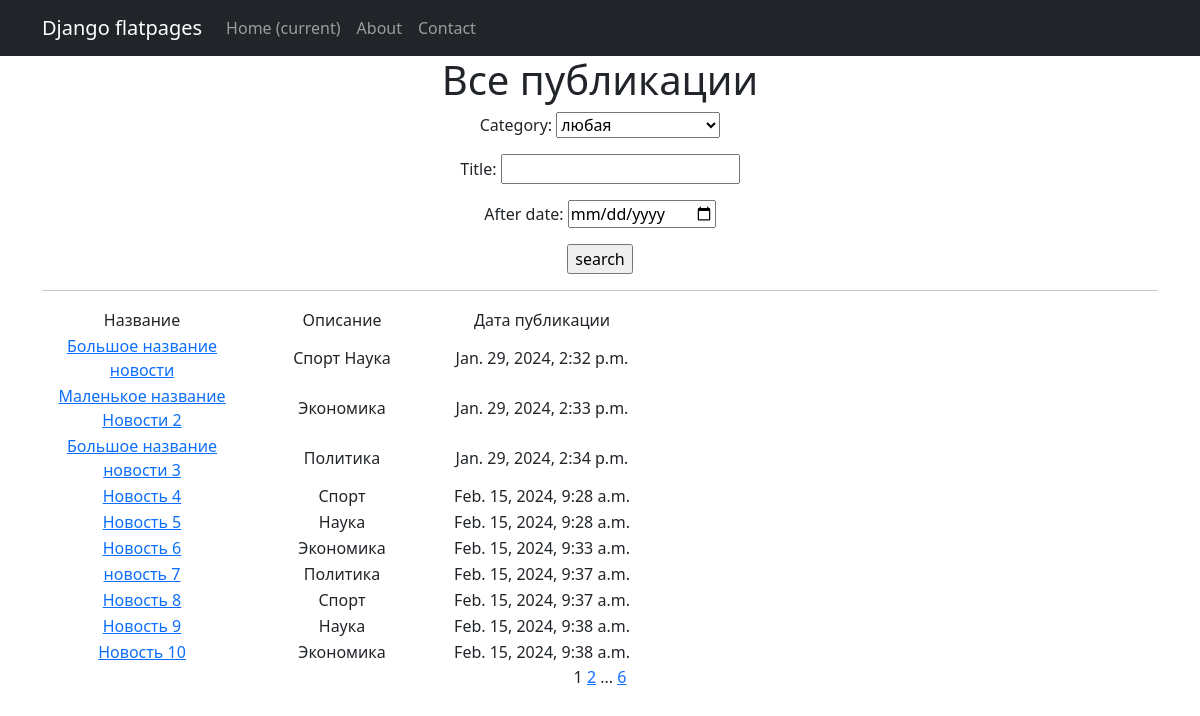
Screenshot of /post/search/ with the database file from the repository.
### news/models.py (models this page shows, shortened)
class Post(models.Model):
    author = models.ForeignKey(Author, on_delete=models.CASCADE)
    NEWS = 'NW'
    ARTICLE = 'AR'
    CATEGORY_CHOICES = (
        (NEWS, 'Новость'),
        (ARTICLE, 'Статья'),
        )
    categoryType = models.CharField(max_length=2, choices=CATEGORY_CHOICES, default=ARTICLE)
    dateCreation = models.DateTimeField(auto_now_add=True)
    postCategory = models.ManyToManyField(Category, through='PostCategory')
    title = models.CharField(max_length=128)
    text = models.TextField()
    rating = models.SmallIntegerField(default=0)

class Category(models.Model):
    name = models.CharField(max_length=64, unique=True)

### news/views.py (the view)
# urls.py: path('post/search/', PostSearch.as_view(), name='post_search'),
class PostSearch(ListView):
    model = Post
    template_name = 'flatpages/post_search.html'
    context_object_name = 'search'
    paginate_by = 10
    def get_queryset(self):
        queryset = super().get_queryset()
        self.filterset = NewsFilter(self.request.GET, queryset)
        return self.filterset.qs
    def get_context_data(self, **kwargs):
        context = super().get_context_data(**kwargs)
        context['filterset'] = self.filterset
        return context

### templates/flatpages/post_search.html (shortened to what this page needs)
{% extends 'flatpages/default.html' %}
{% load custom_filters %}
{% block content %}
   <h1>Все публикации</h1>
   <form action="" method="get">
       {{ filterset.form.as_p }}
       <input type="submit" value="search" />
   </form>
   <hr>
   {% if search %}
       <table>
           <tr>
               <td>Название</td>
               <td>Описание</td>
               <td>Дата публикации</td>
           </tr>
           {% for post in search %}
           <tr>
               <td style="width: 200px;"><a href="{% url 'post_detail' pk=post.id %}">{{ post.title }}</a></td>
               <td style="width: 200px;">
                    {% for cat in post.postCategory.all %}
                        {{ cat.name }}
                    {% endfor %}</td>
               <td style="width: 200px;">{{ post.dateCreation }}</td>
           </tr>
           {% endfor %}
       </table>
   {% else %}
       <h2>Публикаций нет!</h2>
   {% endif %}
   {{ page_obj.number }}
   {% if page_obj.has_next %}
       <a href="?page={{ page_obj.next_page_number }}">{{ page_obj.next_page_number }}</a>
       {% if paginator.num_pages != page_obj.next_page_number %}
           ...
           <a href="?page={{ page_obj.paginator.num_pages }}">{{ page_obj.paginator.num_pages }}</a>
       {% endif %}
   {% endif %}
{% endblock content %}

### rows the page displays
Post: title "Большое название новости", dateCreation "Jan. 29, 2024, 2:32 p.m."
Category: name "Спорт"
Category: name "Наука"
Post: title "Маленькое название Новости 2", dateCreation "Jan. 29, 2024, 2:33 p.m."
Category: name "Экономика"
Post: title "Большое название новости 3", dateCreation "Jan. 29, 2024, 2:34 p.m."
Category: name "Политика"
Post: title "Новость 4", dateCreation "Feb. 15, 2024, 9:28 a.m."
Post: title "Новость 5", dateCreation "Feb. 15, 2024, 9:28 a.m."
Post: title "Новость 6", dateCreation "Feb. 15, 2024, 9:33 a.m."
Post: title "новость 7", dateCreation "Feb. 15, 2024, 9:37 a.m."
Post: title "Новость 8", dateCreation "Feb. 15, 2024, 9:37 a.m."
Post: title "Новость 9", dateCreation "Feb. 15, 2024, 9:38 a.m."
Post: title "Новость 10", dateCreation "Feb. 15, 2024, 9:38 a.m."

### other values shown
{{ page_obj.number }} "1"
{{ page_obj.next_page_number }} "2"
{{ page_obj.paginator.num_pages }} "6"
